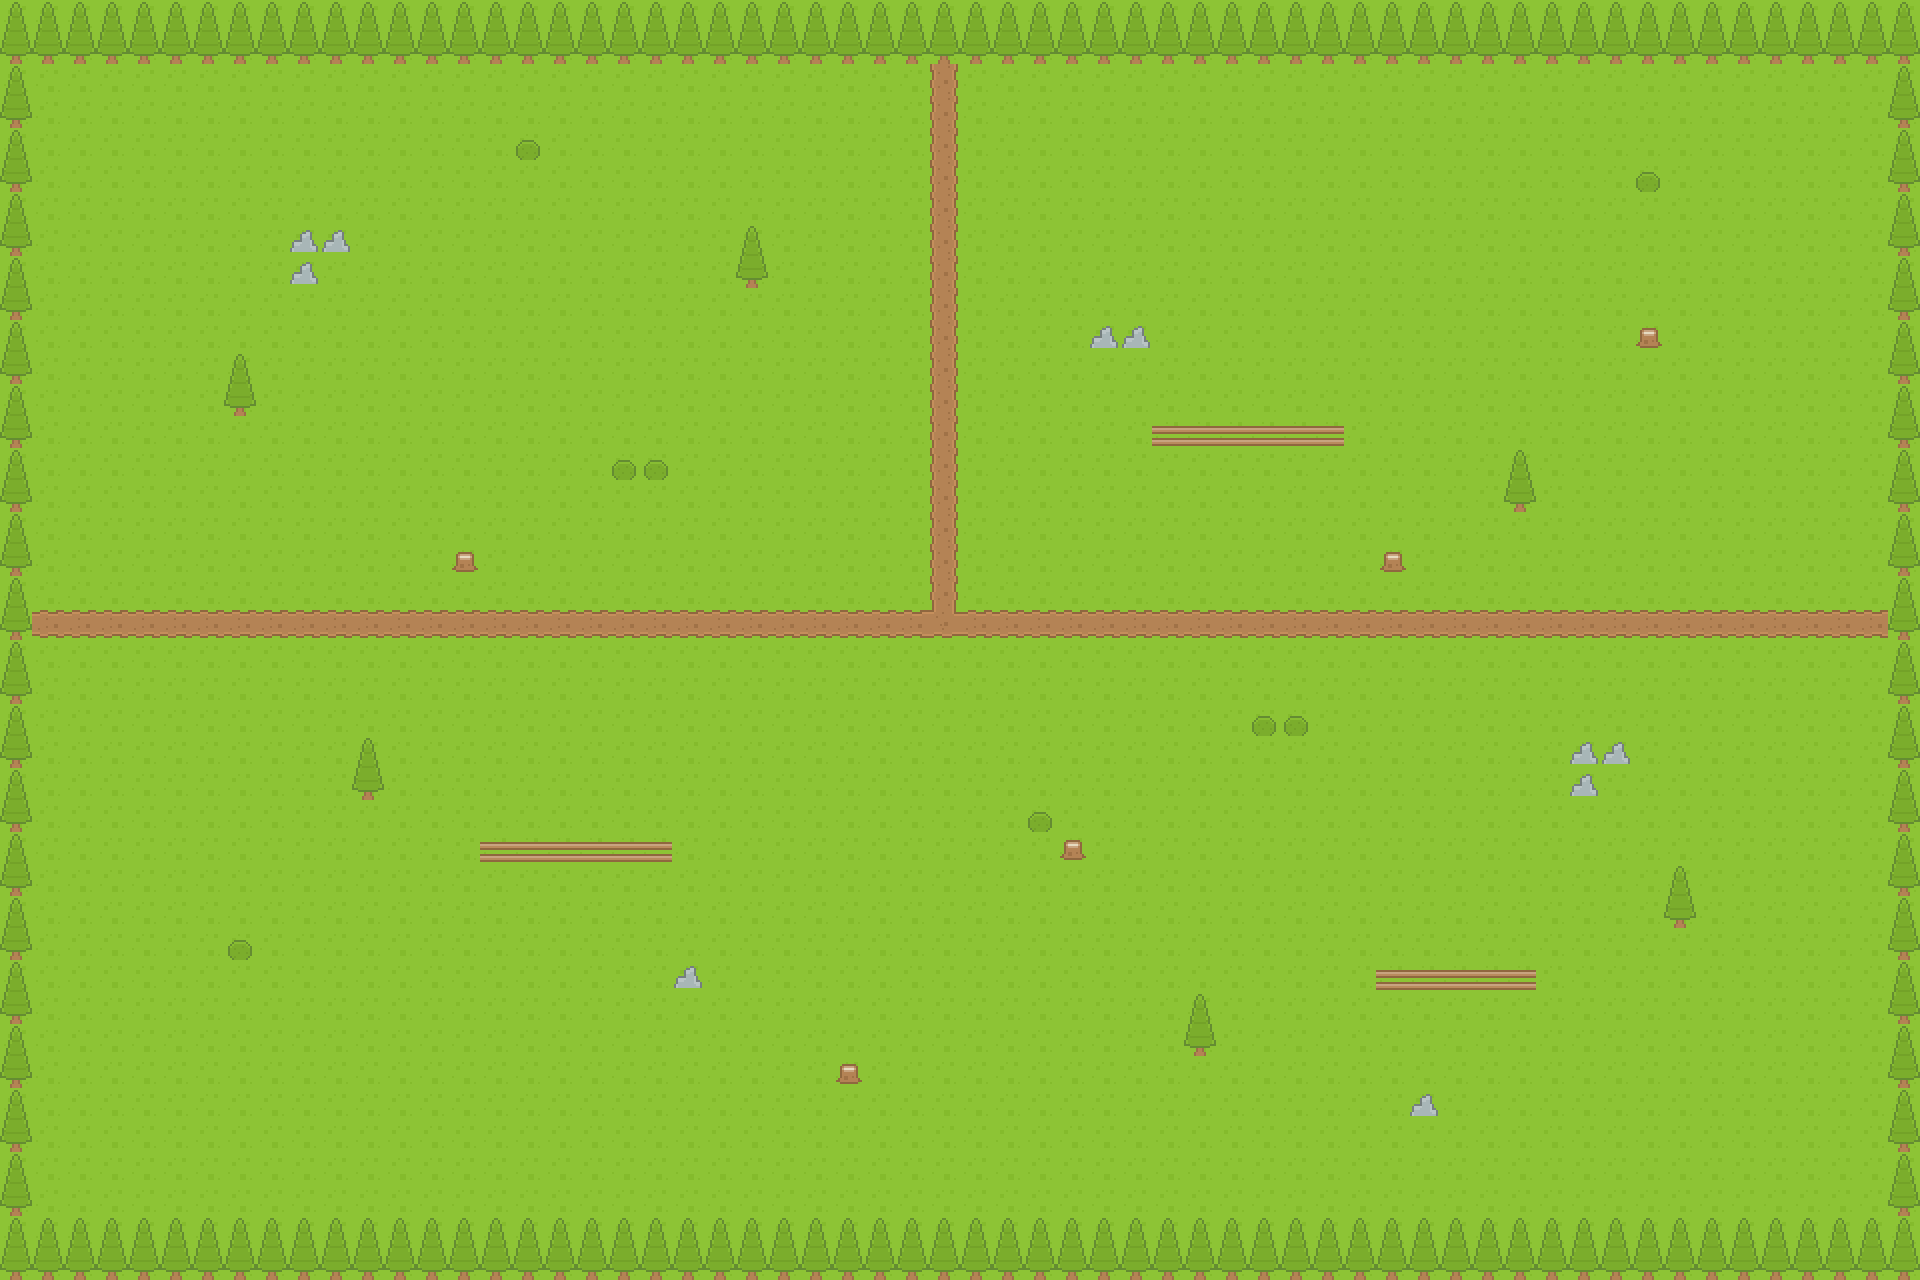

Tiled map render using the project's own tile images. Description and the map definition, with tile-layer contents summarised, below:
An orthogonal 60x40 tile map with 32x32 px tiles, 2 tile layers (ground, tiles) and 40 objects (31x wall, 8x spawn, player).

<map version="1.10" tiledversion="1.11.2" orientation="orthogonal" renderorder="right-down" width="60" height="40" tilewidth="32" tileheight="32" infinite="0" nextlayerid="5" nextobjectid="41">
 <editorsettings>
  <export target="level.json" format="json" />
 </editorsettings>
 <tileset firstgid="1" name="tileset" tilewidth="32" tileheight="32" spacing="4" margin="2" tilecount="12" columns="4">
  <image source="images/tileset.png" width="144" height="108" />
  <tile id="0" type="bush" />
  <tile id="1" type="fence_rail" />
  <tile id="2" type="grass" />
  <tile id="3" type="path_ns" />
  <tile id="4" type="path_nwe" />
  <tile id="5" type="path_we" />
  <tile id="6" type="pine_bottom" />
  <tile id="7" type="pine_top" />
  <tile id="8" type="rock" />
  <tile id="9" type="stump" />
 </tileset>
 <layer id="1" name="ground" width="60" height="40">
  <data>[2400 cells, 2400 non-empty, 1 distinct tile ids]</data>
 </layer>
 <layer id="2" name="tiles" width="60" height="40">
  <data>[2400 cells, 439 non-empty, 9 distinct tile ids]</data>
 </layer>
 <objectgroup id="3" name="physics" visible="0">
  <object id="1" type="wall" x="0" y="0" width="1920" height="64">
   <properties>
    <property name="kind" value="wall" />
   </properties>
  </object>
  <object id="2" type="wall" x="0" y="64" width="32" height="1152">
   <properties>
    <property name="kind" value="wall" />
   </properties>
  </object>
  <object id="3" type="wall" x="1888" y="64" width="32" height="1152">
   <properties>
    <property name="kind" value="wall" />
   </properties>
  </object>
  <object id="4" type="wall" x="512" y="128" width="32" height="32">
   <properties>
    <property name="kind" value="wall" />
   </properties>
  </object>
  <object id="5" type="wall" x="1632" y="160" width="32" height="32">
   <properties>
    <property name="kind" value="wall" />
   </properties>
  </object>
  <object id="6" type="wall" x="288" y="224" width="64" height="32">
   <properties>
    <property name="kind" value="wall" />
   </properties>
  </object>
  <object id="7" type="wall" x="736" y="224" width="32" height="64">
   <properties>
    <property name="kind" value="wall" />
   </properties>
  </object>
  <object id="8" type="wall" x="288" y="256" width="32" height="32">
   <properties>
    <property name="kind" value="wall" />
   </properties>
  </object>
  <object id="9" type="wall" x="1088" y="320" width="64" height="32">
   <properties>
    <property name="kind" value="wall" />
   </properties>
  </object>
  <object id="10" type="wall" x="1632" y="320" width="32" height="32">
   <properties>
    <property name="kind" value="wall" />
   </properties>
  </object>
  <object id="11" type="wall" x="224" y="352" width="32" height="64">
   <properties>
    <property name="kind" value="wall" />
   </properties>
  </object>
  <object id="12" type="wall" x="1152" y="416" width="192" height="32">
   <properties>
    <property name="kind" value="wall" />
   </properties>
  </object>
  <object id="13" type="wall" x="608" y="448" width="64" height="32">
   <properties>
    <property name="kind" value="wall" />
   </properties>
  </object>
  <object id="14" type="wall" x="1504" y="448" width="32" height="64">
   <properties>
    <property name="kind" value="wall" />
   </properties>
  </object>
  <object id="15" type="wall" x="448" y="544" width="32" height="32">
   <properties>
    <property name="kind" value="wall" />
   </properties>
  </object>
  <object id="16" type="wall" x="1376" y="544" width="32" height="32">
   <properties>
    <property name="kind" value="wall" />
   </properties>
  </object>
  <object id="17" type="wall" x="1248" y="704" width="64" height="32">
   <properties>
    <property name="kind" value="wall" />
   </properties>
  </object>
  <object id="18" type="wall" x="352" y="736" width="32" height="64">
   <properties>
    <property name="kind" value="wall" />
   </properties>
  </object>
  <object id="19" type="wall" x="1568" y="736" width="64" height="32">
   <properties>
    <property name="kind" value="wall" />
   </properties>
  </object>
  <object id="20" type="wall" x="1568" y="768" width="32" height="32">
   <properties>
    <property name="kind" value="wall" />
   </properties>
  </object>
  <object id="21" type="wall" x="1024" y="800" width="32" height="32">
   <properties>
    <property name="kind" value="wall" />
   </properties>
  </object>
  <object id="22" type="wall" x="480" y="832" width="192" height="32">
   <properties>
    <property name="kind" value="wall" />
   </properties>
  </object>
  <object id="23" type="wall" x="1056" y="832" width="32" height="32">
   <properties>
    <property name="kind" value="wall" />
   </properties>
  </object>
  <object id="24" type="wall" x="1664" y="864" width="32" height="64">
   <properties>
    <property name="kind" value="wall" />
   </properties>
  </object>
  <object id="25" type="wall" x="224" y="928" width="32" height="32">
   <properties>
    <property name="kind" value="wall" />
   </properties>
  </object>
  <object id="26" type="wall" x="672" y="960" width="32" height="32">
   <properties>
    <property name="kind" value="wall" />
   </properties>
  </object>
  <object id="27" type="wall" x="1376" y="960" width="160" height="32">
   <properties>
    <property name="kind" value="wall" />
   </properties>
  </object>
  <object id="28" type="wall" x="1184" y="992" width="32" height="64">
   <properties>
    <property name="kind" value="wall" />
   </properties>
  </object>
  <object id="29" type="wall" x="832" y="1056" width="32" height="32">
   <properties>
    <property name="kind" value="wall" />
   </properties>
  </object>
  <object id="30" type="wall" x="1408" y="1088" width="32" height="32">
   <properties>
    <property name="kind" value="wall" />
   </properties>
  </object>
  <object id="31" type="wall" x="0" y="1216" width="1920" height="64">
   <properties>
    <property name="kind" value="wall" />
   </properties>
  </object>
 </objectgroup>
 <objectgroup id="4" name="game" visible="0">
  <object id="32" name="player" type="player" x="848" y="720">
   <point />
  </object>
  <object id="33" name="spawn" type="spawn" x="144" y="144">
   <point />
  </object>
  <object id="34" name="spawn" type="spawn" x="1776" y="144">
   <point />
  </object>
  <object id="35" name="spawn" type="spawn" x="1392" y="272">
   <point />
  </object>
  <object id="36" name="spawn" type="spawn" x="560" y="304">
   <point />
  </object>
  <object id="37" name="spawn" type="spawn" x="1456" y="848">
   <point />
  </object>
  <object id="38" name="spawn" type="spawn" x="432" y="1040">
   <point />
  </object>
  <object id="39" name="spawn" type="spawn" x="144" y="1136">
   <point />
  </object>
  <object id="40" name="spawn" type="spawn" x="1776" y="1136">
   <point />
  </object>
 </objectgroup>
</map>
